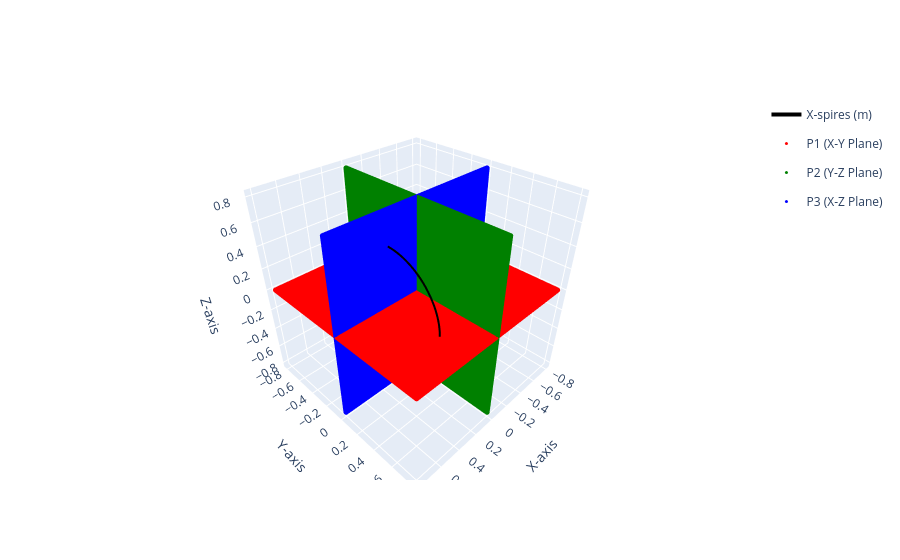

Notebook code for this chart:
### Markdown cell above
Set Simulation grid

### Code cell
# Generar grid
X, Y, Z = sim.generate_range([-0.8, 0.8],[-0.8, 0.8], [-0.8, 0.8], step_size_x = grid_length_size)

hplot.plot_grid(X, Y, Z, f0)

### Figure 1 — Plotly figure (JSON) as saved in the notebook; plotly's stock layout.template omitted (floating-point values rounded to 4 significant figures; data arrays with more than 128 entries replaced by an {"elided": "..."} marker saying what was removed)
{"data": [{"legendgroup": "X-spires (m)", "line": {"color": "black", "width": 4}, "mode": "lines", "name": "X-spires (m)", "showlegend": true, "type": "scatter3d", "x": {"elided": "401 float values"}, "y": {"elided": "401 float values"}, "z": {"elided": "401 float values"}}, {"legendgroup": "X-spires (m)", "line": {"color": "black", "width": 4}, "mode": "lines", "showlegend": false, "type": "scatter3d", "x": {"elided": "401 float values"}, "y": {"elided": "401 float values"}, "z": {"elided": "401 float values"}}, {"marker": {"color": "red", "size": 3}, "mode": "markers", "name": "P1 (X-Y Plane)", "type": "scatter3d", "x": {"elided": "26569 float values"}, "y": {"elided": "26569 float values"}, "z": {"elided": "26569 float values"}}, {"marker": {"color": "green", "size": 3}, "mode": "markers", "name": "P2 (Y-Z Plane)", "type": "scatter3d", "x": {"elided": "26569 float values"}, "y": {"elided": "26569 float values"}, "z": {"elided": "26569 float values"}}, {"marker": {"color": "blue", "size": 3}, "mode": "markers", "name": "P3 (X-Z Plane)", "type": "scatter3d", "x": {"elided": "26569 float values"}, "y": {"elided": "26569 float values"}, "z": {"elided": "26569 float values"}}], "layout": {"scene": {"xaxis": {"title": {"text": "X-axis"}}, "yaxis": {"title": {"text": "Y-axis"}}, "zaxis": {"title": {"text": "Z-axis"}}}}}
